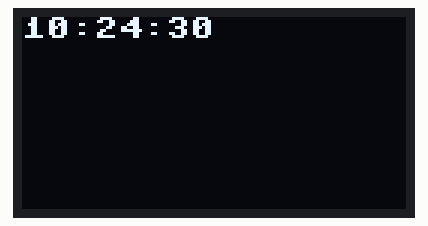
Simulated run of this program. Board: Raspberry Pi Pico running MicroPython. On the bench: 128×64 one-colour display. The clock reads 2024-03-15 10:24:30 at power-on unless the program sets it.

Above: at 0.1 s.
At 4.1 s:
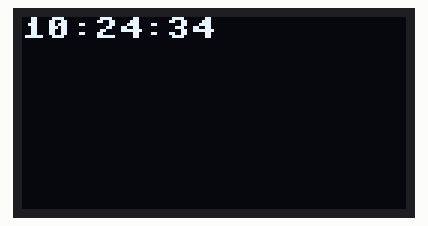
At 11.2 s:
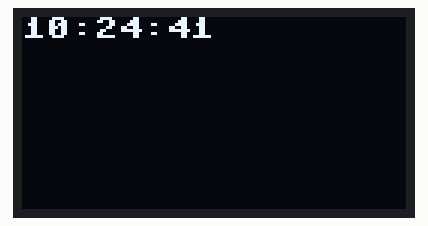
At 19.2 s:
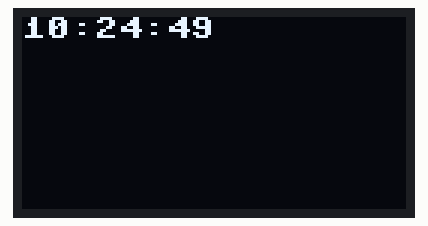
At 28.3 s:
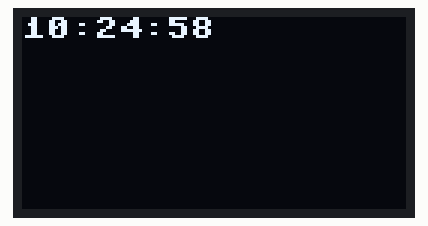
At 38.4 s:
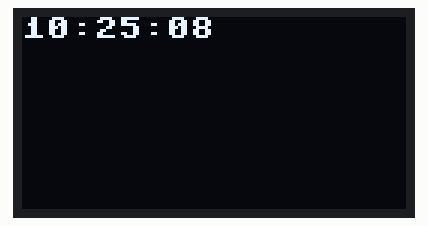

The program:

screen_SPI.py
```python
from machine import SPI, Pin
import ssd1306
import utime

DC = 8
RST = 12
MOSI = 11
SCK = 10
CS = 9

# Initialise le bus SPI
spi = SPI(id=1, sck=Pin(SCK), miso=None, mosi=Pin(MOSI))

# Initialise l'écran OLED
oled = ssd1306.SSD1306_SPI(128, 64, spi, dc=Pin(DC), res=Pin(RST), cs=Pin(CS))

while True:
    # Get current time
    current_time = utime.localtime()
    # Format the time to be displayed
    time_string = "{:02d}:{:02d}:{:02d}".format(current_time[3], current_time[4], current_time[5])
    # Clear the OLED screen
    oled.fill(0)
    # Draw the time string on the OLED screen
    oled.text(time_string, 0, 0)
    oled.show()
    # Sleep for 1 second
    utime.sleep(1)
```

Measured:
- what the display in image 0 shows lasts 1.0 s, from 0.0 s to 1.0 s
